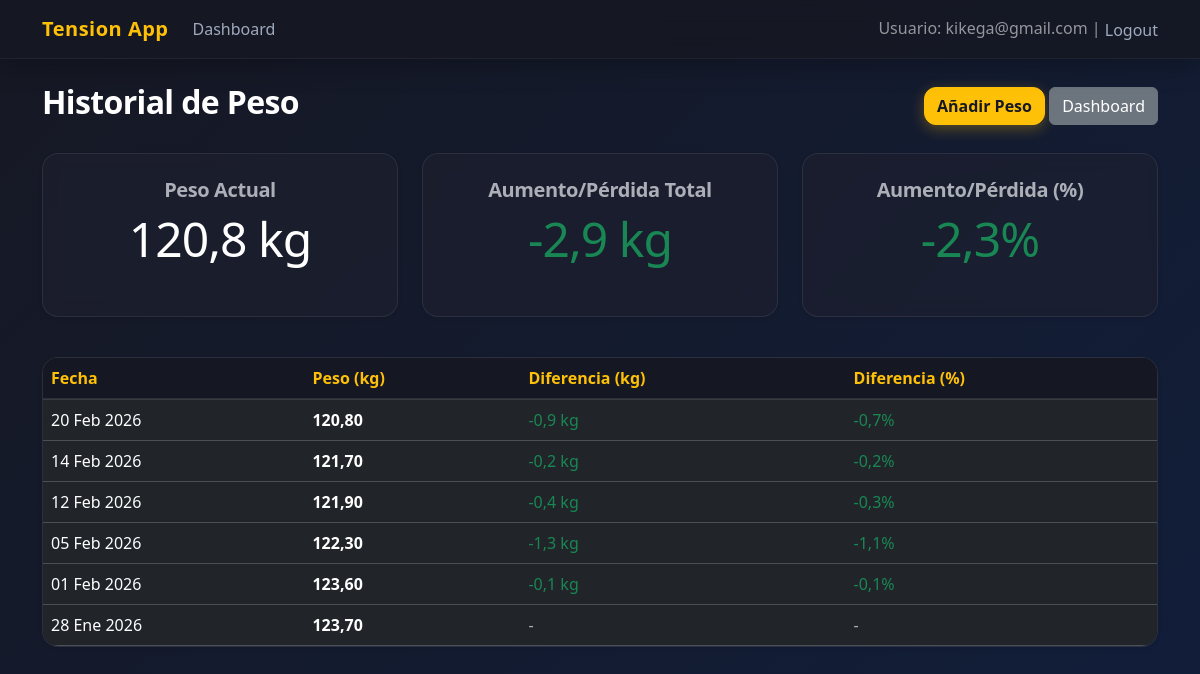
The page /weight/history/ (signed in) on the database as committed earlier.
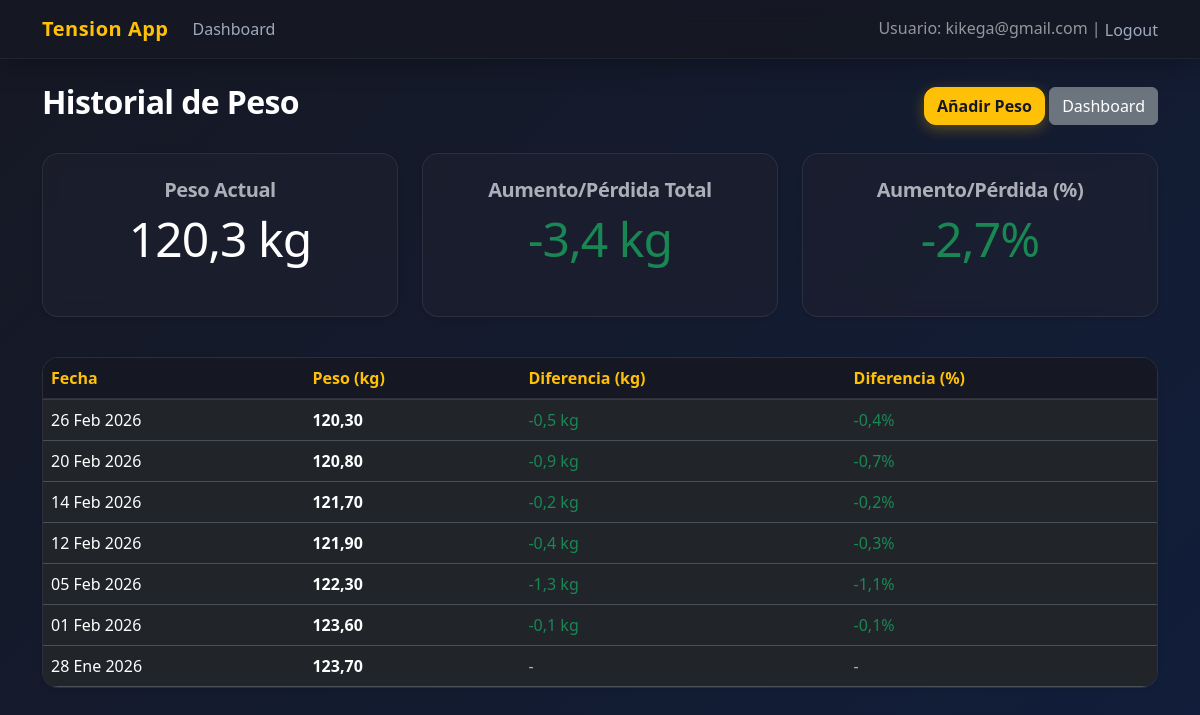
The same page on the database as committed later.
### tracking/models.py (models this page shows, shortened)
class WeightMeasurement(models.Model):
    user = models.ForeignKey(settings.AUTH_USER_MODEL, on_delete=models.CASCADE)
    date = models.DateField(default=timezone.now, verbose_name=_("Fecha"))
    weight = models.DecimalField(
        max_digits=5,
        decimal_places=2,
        verbose_name=_("Peso (kg)"),
        validators=[MinValueValidator(Decimal('0.0'))]
    )
    created_at = models.DateTimeField(auto_now_add=True)
    class Meta:
        ordering = ['-date', '-created_at']

### tracking/views.py (the view)
# urls.py: path('weight/history/', views.WeightMeasurementListView.as_view(), name='weight_history'),
class WeightMeasurementListView(LoginRequiredMixin, ListView):
    model = WeightMeasurement
    template_name = "tracking/weight_list.html"
    context_object_name = "weight_measurements"
    paginate_by = 20
    def get_queryset(self):
        return WeightMeasurement.objects.filter(user=self.request.user).order_by('-date', '-created_at')
    def get_context_data(self, **kwargs):
        context = super().get_context_data(**kwargs)
        measurements = list(context['weight_measurements'])
        for i, measurement in enumerate(measurements):
            measurement.peso_perdido = 0
            measurement.porcentaje = 0
            if i + 1 < len(measurements):
                prev_measurement = measurements[i + 1]
                perdido = prev_measurement.weight - measurement.weight
                measurement.peso_perdido = perdido
                if prev_measurement.weight > 0:
                    measurement.porcentaje = (perdido / prev_measurement.weight) * 100
        all_measurements = WeightMeasurement.objects.filter(user=self.request.user).order_by('date', 'created_at')
        first_measurement = all_measurements.first()
        last_measurement = all_measurements.last()
        total_weight_diff = 0
        total_weight_diff_pct = 0
        if first_measurement and last_measurement and first_measurement != last_measurement:
            perdido = first_measurement.weight - last_measurement.weight
            total_weight_diff = perdido
            if first_measurement.weight > 0:
                total_weight_diff_pct = (perdido / first_measurement.weight) * 100
        context['total_weight_diff'] = total_weight_diff
        context['total_weight_diff_pct'] = total_weight_diff_pct
        context['last_weight'] = last_measurement.weight if last_measurement else None
        return context

### templates/tracking/weight_list.html (shortened to what the changed rows need)
{% extends "base.html" %}
{% block content %}
    <div class="row mt-4">
        <div class="col-12 d-flex justify-content-between align-items-center mb-4">
            <h2>Historial de Peso</h2>
        </div>
    </div>
    <div class="row mb-4">
        <div class="col-md-4 mb-3">
            <div class="card shadow-sm h-100">
                <div class="card-body text-center">
                    <h2 class="display-5 mb-0">
                        {% if last_weight > 0 %}
                            <span class="text-white"> {{ last_weight|floatformat:1 }} kg</span>
                        {% else %}
                            <span class="text-muted">0.0 kg</span>
                        {% endif %}
                    </h2>
                </div>
            </div>
        </div>
        <div class="col-md-4 mb-3">
            <div class="card shadow-sm h-100">
                <div class="card-body text-center">
                    <h2 class="display-5 mb-0">
                        {% if total_weight_diff > 0 %}
                            <span class="text-success"> -{{ total_weight_diff|floatformat:1 }} kg</span>
                        {% elif total_weight_diff < 0 %}
                            <span class="text-danger"><i class="fas fa-arrow-up"></i> +{{ total_weight_diff|floatformat:1|cut:"-" }} kg</span>
                        {% else %}
                            <span class="text-muted">0.0 kg</span>
                        {% endif %}
                    </h2>
                </div>
            </div>
        </div>
        <div class="col-md-4 mb-3">
            <div class="card shadow-sm h-100">
                <div class="card-body text-center">
                    <h2 class="display-5 mb-0">
                        {% if total_weight_diff_pct > 0 %}
                            <span class="text-success">-{{ total_weight_diff_pct|floatformat:1 }}%</span>
                        {% elif total_weight_diff_pct < 0 %}
                            <span class="text-danger">+{{ total_weight_diff_pct|floatformat:1|cut:"-" }}%</span>
                        {% else %}
                            <span class="text-muted">0.0%</span>
                        {% endif %}
                    </h2>
                </div>
            </div>
        </div>
    </div>
    <div class="card shadow-sm">
        <div class="card-body p-0">
            <div class="table-responsive">
                <table class="table table-hover mb-0">
                    <thead class="table-light">
                        <tr>
                            <th>Fecha</th>
                            <th>Peso (kg)</th>
                            <th>Diferencia (kg)</th>
                            <th>Diferencia (%)</th>
                        </tr>
                    </thead>
                    <tbody>
                        {% for measurement in weight_measurements %}
                            <tr>
                                <td>{{ measurement.date|date:"d M Y" }}</td>
                                <td>
                                    <strong>{{ measurement.weight }}</strong>
                                </td>
                                <td>
                                    {% if measurement.peso_perdido > 0 %}
                                        <span class="text-success">
                                             -{{ measurement.peso_perdido|floatformat:1 }} kg
                                        </span>
                                    {% elif measurement.peso_perdido < 0 %}
                                        <span class="text-danger">
                                            <i class="fas fa-arrow-up"></i> +{{ measurement.peso_perdido|floatformat:1|cut:"-" }} kg
                                        </span>
                                    {% else %}
                                        <span class="text-muted">-</span>
                                    {% endif %}
                                </td>
                                <td>
                                    {% if measurement.porcentaje > 0 %}
                                        <span class="text-success">-{{ measurement.porcentaje|floatformat:1 }}%</span>
                                    {% elif measurement.porcentaje < 0 %}
                                        <span class="text-danger">+{{ measurement.porcentaje|floatformat:1|cut:"-" }}%</span>
                                    {% else %}
                                        <span class="text-muted">-</span>
                                    {% endif %}
                                </td>
                            </tr>
                        {% empty %}
                            <tr>
                                <td colspan="4" class="text-center py-4">No hay registros de peso todavía.</td>
                            </tr>
                        {% endfor %}
                    </tbody>
                </table>
            </div>
        </div>
    </div>
{% endblock %}

Rows that differ between the two databases and show on the page:
added WeightMeasurement: weight "120,3", date "26 Feb 2026", weight "120,30", peso_perdido "0,5", porcentaje "0,4"
Other text that changed with them:
{{ total_weight_diff|floatformat:1 }}: "2,9" → "3,4"
{{ total_weight_diff_pct|floatformat:1 }}: "2,3" → "2,7"
{{ last_weight|floatformat:1 }}: "120,8" → "120,3"
